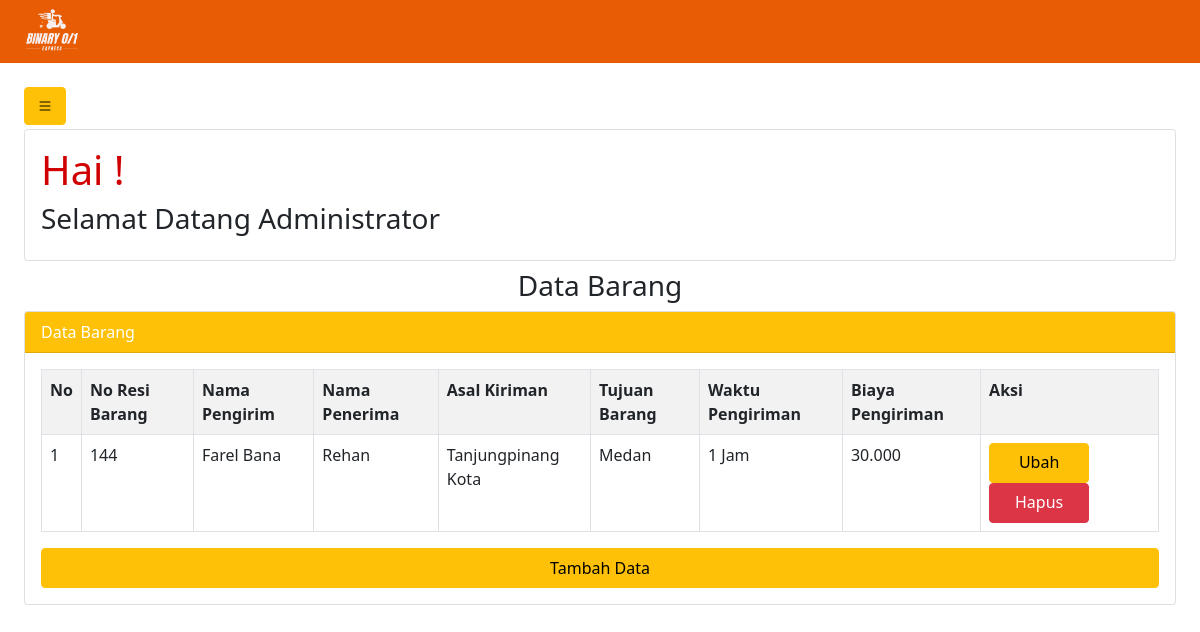
Before: /admin_page/data_barang.php (signed in) with the older database file.
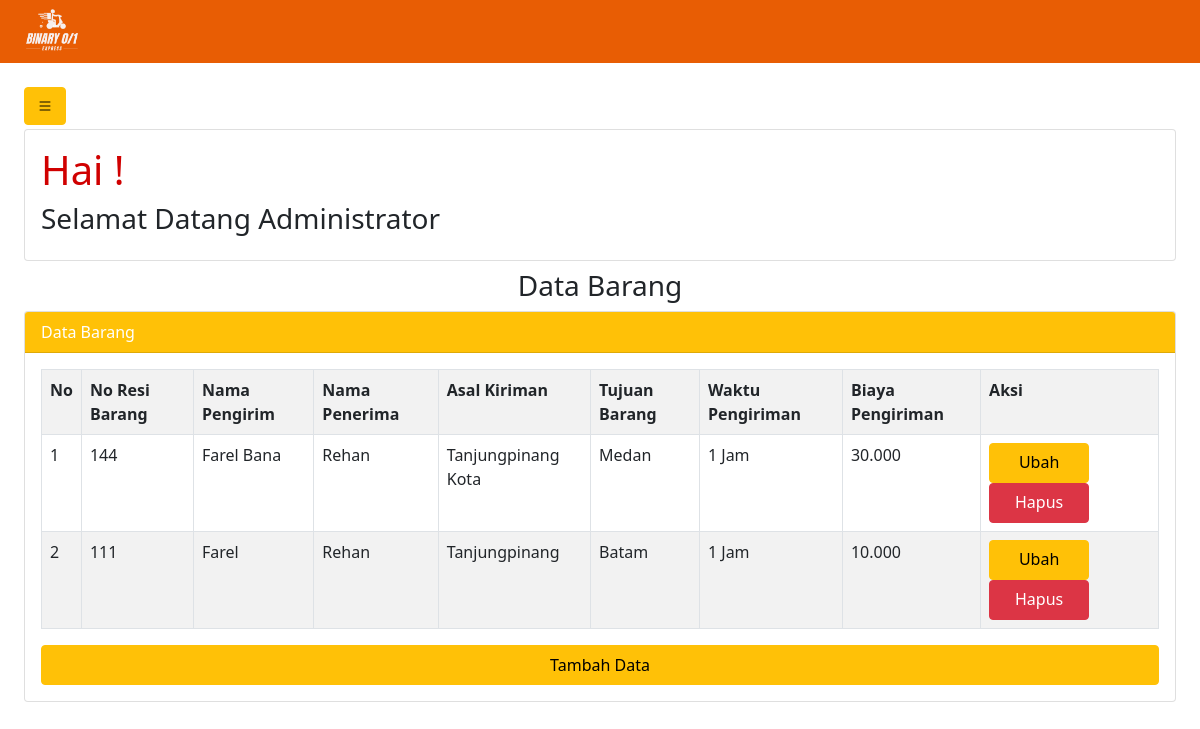
After: the same page with the newer database file.
### tables this page shows
CREATE TABLE `data_barang` (
  `id_pelanggan` int(255) NOT NULL,
  `no_resi` int(255) NOT NULL,
  `nama_pengirim` varchar(255) NOT NULL,
  `nama_penerima` varchar(255) NOT NULL,
  `asal_kiriman` varchar(255) NOT NULL,
  `tujuan_barang` varchar(255) NOT NULL,
  `waktu_pengiriman` varchar(255) NOT NULL,
  `biaya` varchar(255) NOT NULL,
  `id_status` int(255) NOT NULL
);

### admin_page/data_barang.php (the view, shortened to what this page needs)
<?php
@include '../login/config.php';
?>
<!DOCTYPE html>
    <html lang="en">
      <head>
        <link
          rel="stylesheet"
          href="https://stackpath.bootstrapcdn.com/bootstrap/5.0.0-alpha2/css/bootstrap.min.css"
        />
        <link
          rel="stylesheet"
          href="https://cdn.jsdelivr.net/npm/bootstrap-icons@1.9.1/font/bootstrap-icons.css"
        />
      </head>
      <body>
        <div class="header">
          <nav class="navbar">
            <div class="container-fluid">
              <img src="../admin_page/asset/logo.png" class="img-fluid logo-img" alt="..." width="80px" height="60px">
            </div>
          </nav>
        </div>
        <div class="p-4" id="main-content">
          <button class="btn btn-warning" title="button" id="button-toggle">
            <i class="bi bi-list"></i>
          </button>
          <div class="card mt-1">
            <div class="card-body">
              <h1>Hai !</h1>
              <h3>Selamat Datang Administrator</h3>
            </div>
          </div>
          <h3 class="text-center mt-2">Data Barang</h3>
          <div class="card mt-2">
            <div class="card-header bg-warning text-white">
              Data Barang
            </div>
            <div class="card-body">
              <table class="table table-bordered table-striped table-hover">
               <tr>
                  <th>No</th>
                  <th>No Resi Barang</th>
                  <th>Nama Pengirim</th>
                  <th>Nama Penerima</th>
                  <th>Asal Kiriman</th>
                  <th>Tujuan Barang</th>
                  <th>Waktu Pengiriman</th>
                  <th>Biaya Pengiriman</th>
                  <th>Aksi</th>
               </tr>
               <?php
                  $no = 1;
                  $tampil = mysqli_query($conn, "SELECT * FROM data_barang ORDER BY id_pelanggan ASC");
                  while($data = mysqli_fetch_array($tampil)):
               ?>
               <tr>
                  <td><?= $no++ ?></td>
                  <td><?= $data['no_resi']?></td>
                  <td><?= $data['nama_pengirim']?></td>
                  <td><?= $data['nama_penerima']?></td>
                  <td><?= $data['asal_kiriman']?></td>
                  <td><?= $data['tujuan_barang']?></td>
                  <td><?= $data['waktu_pengiriman']?></td>
                  <td><?= $data['biaya']?></td>
                  <td>
                     <a href="#" class="btn btn-warning" data-bs-toggle="modal" data-bs-target="#modalUbah<?= $no ?>">Ubah</a>
                     <a href="#" class="btn btn-danger" data-bs-toggle="modal" data-bs-target="#modalHapus<?= $no ?>">Hapus</a>
                  </td>
               </tr>
               <?php endwhile; ?>
              </table>
               <button type="button" class="btn btn-warning w-100" data-bs-toggle="modal" data-bs-target="#modalTambah">
                  Tambah Data
               </button>
            </div>
          </div>
        </div>
      </body>
    </html>

### admin_page/data_barang.php (style rules this page uses)
.navbar { background-color: #E85D04; }
a { text-decoration: none; width: 30px; height: 30px; }
#main-content { transition: 0.4s; }
.card-body .btn { width: 100px; height: 40px; }
.card-body h1 { color: #D00000; }

Changed rows visible on the page:
added data_barang: no_resi "111", nama_pengirim "Farel", nama_penerima "Rehan", asal_kiriman "Tanjungpinang", tujuan_barang "Batam", waktu_pengiriman "1 Jam", biaya "10.000"
